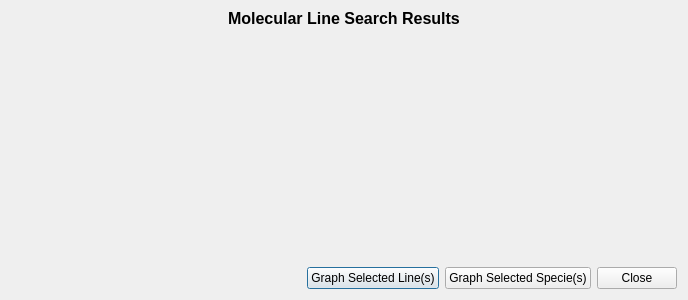
<?xml version="1.0" encoding="UTF-8"?>
<ui version="4.0">
 <class>LineOverlaysSearchResultsDialogClass</class>
 <widget class="QDialog" name="LineOverlaysSearchResultsDialogClass">
  <property name="geometry">
   <rect>
    <x>0</x>
    <y>0</y>
    <width>688</width>
    <height>300</height>
   </rect>
  </property>
  <property name="windowTitle">
   <string>Search Results</string>
  </property>
  <layout class="QVBoxLayout" name="verticalLayout">
   <property name="topMargin">
    <number>9</number>
   </property>
   <item>
    <layout class="QHBoxLayout" name="horizontalLayout">
     <item>
      <spacer name="horizontalSpacer">
       <property name="orientation">
        <enum>Qt::Horizontal</enum>
       </property>
       <property name="sizeHint" stdset="0">
        <size>
         <width>40</width>
         <height>20</height>
        </size>
       </property>
      </spacer>
     </item>
     <item>
      <widget class="QLabel" name="searchTitleLabel">
       <property name="font">
        <font>
         <pointsize>12</pointsize>
         <weight>75</weight>
         <bold>true</bold>
        </font>
       </property>
       <property name="text">
        <string>&lt;font color='black'&gt;Molecular Line Search Results&lt;/font&gt;</string>
       </property>
      </widget>
     </item>
     <item>
      <spacer name="horizontalSpacer_2">
       <property name="orientation">
        <enum>Qt::Horizontal</enum>
       </property>
       <property name="sizeHint" stdset="0">
        <size>
         <width>40</width>
         <height>20</height>
        </size>
       </property>
      </spacer>
     </item>
    </layout>
   </item>
   <item>
    <widget class="QWidget" name="searchResultsHolder" native="true">
     <property name="sizePolicy">
      <sizepolicy hsizetype="Expanding" vsizetype="Expanding">
       <horstretch>0</horstretch>
       <verstretch>0</verstretch>
      </sizepolicy>
     </property>
    </widget>
   </item>
   <item>
    <layout class="QHBoxLayout" name="horizontalLayout_2">
     <item>
      <spacer name="horizontalSpacer_3">
       <property name="orientation">
        <enum>Qt::Horizontal</enum>
       </property>
       <property name="sizeHint" stdset="0">
        <size>
         <width>40</width>
         <height>20</height>
        </size>
       </property>
      </spacer>
     </item>
     <item>
      <widget class="QPushButton" name="graphSelectedButton">
       <property name="toolTip">
        <string>Select one of more lines from the search results table,
and then click this buttons to overlay the lines on the graph.</string>
       </property>
       <property name="text">
        <string>Graph Selected Line(s)</string>
       </property>
      </widget>
     </item>
     <item>
      <widget class="QPushButton" name="graphSelectedSpeciesButton">
       <property name="toolTip">
        <string>Select one or more line species from the search results table.
Clicking button will overlay ALL lines from the selected species on
the graph.</string>
       </property>
       <property name="text">
        <string>Graph Selected Specie(s)</string>
       </property>
      </widget>
     </item>
     <item>
      <widget class="QPushButton" name="closeButton">
       <property name="toolTip">
        <string>Click this button to close this dialog.</string>
       </property>
       <property name="text">
        <string>Close</string>
       </property>
      </widget>
     </item>
    </layout>
   </item>
  </layout>
 </widget>
 <layoutdefault spacing="6" margin="11"/>
 <resources/>
 <connections/>
</ui>
